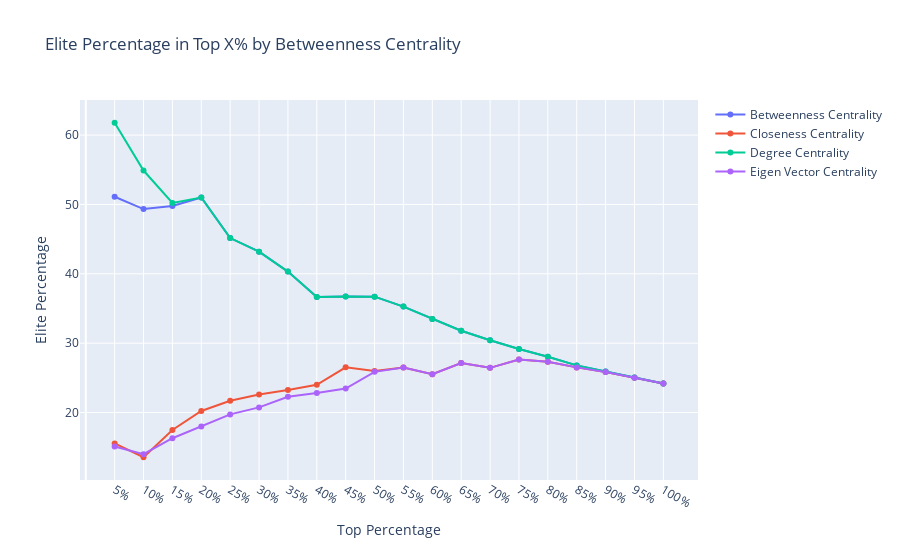

This figure's notebook cell:
### Code cell
percentages = [5,10,15,20,25,30,35,40,45,50,55,60,65,70,75,80,85,90,95,100]

user_percentages = []

elite_percentages_in_top_betweenness = []
elite_percentages_in_top_closeness = []
elite_percentages_in_top_degree = []
elite_percentages_in_top_eigen = []

for elite_percentages in percentages:
    top_nodes = sorted_betweenness[:int(len(sorted_betweenness) * elite_percentages / 100)]
    elite_users_in_top = sum(1 for node in top_nodes if node[0] in elite_users)
    elite_percentages_in_top_betweenness.append(elite_users_in_top / len(top_nodes) * 100)
    
    top_nodes = sorted_closeness[:int(len(sorted_closeness) * elite_percentages / 100)]
    elite_users_in_top = sum(1 for node in top_nodes if node[0] in elite_users)
    elite_percentages_in_top_closeness.append(elite_users_in_top / len(top_nodes) * 100)
    
    top_nodes = sorted_degree[:int(len(sorted_degree) * elite_percentages / 100)]
    elite_users_in_top = sum(1 for node in top_nodes if node[0] in elite_users)
    elite_percentages_in_top_degree.append(elite_users_in_top / len(top_nodes) * 100)
    
    top_nodes = sorted_eigen[:int(len(sorted_eigen) * elite_percentages / 100)]
    elite_users_in_top = sum(1 for node in top_nodes if node[0] in elite_users)
    elite_percentages_in_top_eigen.append(elite_users_in_top / len(top_nodes) * 100)
    
    user_percentages.append(elite_percentages)

fig = go.Figure()

fig.add_trace(go.Scatter(x=user_percentages, y=elite_percentages_in_top_betweenness, mode='lines+markers', name='Betweenness Centrality'))

fig.add_trace(go.Scatter(x=user_percentages, y=elite_percentages_in_top_closeness, mode='lines+markers', name='Closeness Centrality'))

fig.add_trace(go.Scatter(x=user_percentages, y=elite_percentages_in_top_degree, mode='lines+markers', name='Degree Centrality'))

fig.add_trace(go.Scatter(x=user_percentages, y=elite_percentages_in_top_eigen, mode='lines+markers', name='Eigen Vector Centrality'))



fig.update_layout(
    title="Elite Percentage in Top X% by Betweenness Centrality",
    xaxis_title="Top Percentage",
    yaxis_title="Elite Percentage",
    xaxis= dict(tickvals=percentages, ticktext=[f"{percentage}%" for percentage in percentages])
)

fig.show()

### Figure 1 — Plotly figure (JSON) as saved in the notebook; plotly's stock layout.template omitted (floating-point values rounded to 4 significant figures)
{"data": [{"mode": "lines+markers", "name": "Betweenness Centrality", "type": "scatter", "x": [5, 10, 15, 20, 25, 30, 35, 40, 45, 50, 55, 60, 65, 70, 75, 80, 85, 90, 95, 100], "y": [51.11, 49.33, 49.78, 51, 45.16, 43.19, 40.32, 36.67, 36.74, 36.71, 35.27, 33.48, 31.79, 30.41, 29.16, 28.06, 26.8, 25.93, 25.05, 24.2]}, {"mode": "lines+markers", "name": "Closeness Centrality", "type": "scatter", "x": [5, 10, 15, 20, 25, 30, 35, 40, 45, 50, 55, 60, 65, 70, 75, 80, 85, 90, 95, 100], "y": [15.56, 13.56, 17.48, 20.22, 21.69, 22.59, 23.24, 24, 26.52, 26, 26.51, 25.52, 27.15, 26.44, 27.64, 27.33, 26.51, 25.85, 25.01, 24.2]}, {"mode": "lines+markers", "name": "Degree Centrality", "type": "scatter", "x": [5, 10, 15, 20, 25, 30, 35, 40, 45, 50, 55, 60, 65, 70, 75, 80, 85, 90, 95, 100], "y": [61.78, 54.89, 50.22, 51, 45.16, 43.19, 40.32, 36.67, 36.74, 36.71, 35.27, 33.48, 31.79, 30.41, 29.16, 28.06, 26.8, 25.93, 25.05, 24.2]}, {"mode": "lines+markers", "name": "Eigen Vector Centrality", "type": "scatter", "x": [5, 10, 15, 20, 25, 30, 35, 40, 45, 50, 55, 60, 65, 70, 75, 80, 85, 90, 95, 100], "y": [15.11, 14.0, 16.3, 18, 19.73, 20.74, 22.29, 22.83, 23.46, 25.87, 26.51, 25.52, 27.15, 26.44, 27.64, 27.33, 26.51, 25.85, 25.01, 24.2]}], "layout": {"title": {"text": "Elite Percentage in Top X% by Betweenness Centrality"}, "xaxis": {"ticktext": ["5%", "10%", "15%", "20%", "25%", "30%", "35%", "40%", "45%", "50%", "55%", "60%", "65%", "70%", "75%", "80%", "85%", "90%", "95%", "100%"], "tickvals": [5, 10, 15, 20, 25, 30, 35, 40, 45, 50, 55, 60, 65, 70, 75, 80, 85, 90, 95, 100], "title": {"text": "Top Percentage"}}, "yaxis": {"title": {"text": "Elite Percentage"}}}}
